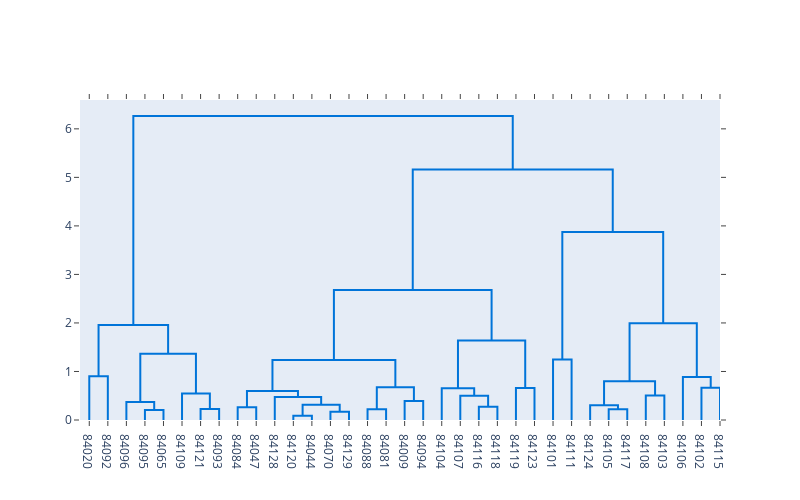

Notebook code for this chart:
### Code cell
# Create the dendrogram
fig = ff.create_dendrogram(X_PCA, color_threshold=0, labels=summary['zipcode'].values)
fig.update_layout(width=800, height=500)
fig.write_image("charts/dendogram.png")
fig.show()

### Figure 1 — Plotly figure (JSON) as saved in the notebook; plotly's stock layout.template omitted (floating-point values rounded to 4 significant figures)
{"data": [{"hoverinfo": "text", "marker": {"color": "rgb(0,116,217)"}, "mode": "lines", "type": "scatter", "x": [5, 5, 15, 15], "xaxis": "x", "y": [0, 0.9025, 0.9025, 0], "yaxis": "y"}, {"hoverinfo": "text", "marker": {"color": "rgb(0,116,217)"}, "mode": "lines", "type": "scatter", "x": [35, 35, 45, 45], "xaxis": "x", "y": [0, 0.2058, 0.2058, 0], "yaxis": "y"}, {"hoverinfo": "text", "marker": {"color": "rgb(0,116,217)"}, "mode": "lines", "type": "scatter", "x": [25, 25, 40, 40], "xaxis": "x", "y": [0, 0.3725, 0.3725, 0.2058], "yaxis": "y"}, {"hoverinfo": "text", "marker": {"color": "rgb(0,116,217)"}, "mode": "lines", "type": "scatter", "x": [65, 65, 75, 75], "xaxis": "x", "y": [0, 0.229, 0.229, 0], "yaxis": "y"}, {"hoverinfo": "text", "marker": {"color": "rgb(0,116,217)"}, "mode": "lines", "type": "scatter", "x": [55, 55, 70, 70], "xaxis": "x", "y": [0, 0.5472, 0.5472, 0.229], "yaxis": "y"}, {"hoverinfo": "text", "marker": {"color": "rgb(0,116,217)"}, "mode": "lines", "type": "scatter", "x": [32.5, 32.5, 62.5, 62.5], "xaxis": "x", "y": [0.3725, 1.367, 1.367, 0.5472], "yaxis": "y"}, {"hoverinfo": "text", "marker": {"color": "rgb(0,116,217)"}, "mode": "lines", "type": "scatter", "x": [10, 10, 47.5, 47.5], "xaxis": "x", "y": [0.9025, 1.96, 1.96, 1.367], "yaxis": "y"}, {"hoverinfo": "text", "marker": {"color": "rgb(0,116,217)"}, "mode": "lines", "type": "scatter", "x": [85, 85, 95, 95], "xaxis": "x", "y": [0, 0.2641, 0.2641, 0], "yaxis": "y"}, {"hoverinfo": "text", "marker": {"color": "rgb(0,116,217)"}, "mode": "lines", "type": "scatter", "x": [115, 115, 125, 125], "xaxis": "x", "y": [0, 0.08821, 0.08821, 0], "yaxis": "y"}, {"hoverinfo": "text", "marker": {"color": "rgb(0,116,217)"}, "mode": "lines", "type": "scatter", "x": [135, 135, 145, 145], "xaxis": "x", "y": [0, 0.1689, 0.1689, 0], "yaxis": "y"}, {"hoverinfo": "text", "marker": {"color": "rgb(0,116,217)"}, "mode": "lines", "type": "scatter", "x": [120, 120, 140, 140], "xaxis": "x", "y": [0.08821, 0.3152, 0.3152, 0.1689], "yaxis": "y"}, {"hoverinfo": "text", "marker": {"color": "rgb(0,116,217)"}, "mode": "lines", "type": "scatter", "x": [105, 105, 130, 130], "xaxis": "x", "y": [0, 0.4739, 0.4739, 0.3152], "yaxis": "y"}, {"hoverinfo": "text", "marker": {"color": "rgb(0,116,217)"}, "mode": "lines", "type": "scatter", "x": [90, 90, 117.5, 117.5], "xaxis": "x", "y": [0.2641, 0.5985, 0.5985, 0.4739], "yaxis": "y"}, {"hoverinfo": "text", "marker": {"color": "rgb(0,116,217)"}, "mode": "lines", "type": "scatter", "x": [155, 155, 165, 165], "xaxis": "x", "y": [0, 0.2241, 0.2241, 0], "yaxis": "y"}, {"hoverinfo": "text", "marker": {"color": "rgb(0,116,217)"}, "mode": "lines", "type": "scatter", "x": [175, 175, 185, 185], "xaxis": "x", "y": [0, 0.3902, 0.3902, 0], "yaxis": "y"}, {"hoverinfo": "text", "marker": {"color": "rgb(0,116,217)"}, "mode": "lines", "type": "scatter", "x": [160, 160, 180, 180], "xaxis": "x", "y": [0.2241, 0.6767, 0.6767, 0.3902], "yaxis": "y"}, {"hoverinfo": "text", "marker": {"color": "rgb(0,116,217)"}, "mode": "lines", "type": "scatter", "x": [103.8, 103.8, 170, 170], "xaxis": "x", "y": [0.5985, 1.236, 1.236, 0.6767], "yaxis": "y"}, {"hoverinfo": "text", "marker": {"color": "rgb(0,116,217)"}, "mode": "lines", "type": "scatter", "x": [215, 215, 225, 225], "xaxis": "x", "y": [0, 0.2714, 0.2714, 0], "yaxis": "y"}, {"hoverinfo": "text", "marker": {"color": "rgb(0,116,217)"}, "mode": "lines", "type": "scatter", "x": [205, 205, 220, 220], "xaxis": "x", "y": [0, 0.4991, 0.4991, 0.2714], "yaxis": "y"}, {"hoverinfo": "text", "marker": {"color": "rgb(0,116,217)"}, "mode": "lines", "type": "scatter", "x": [195, 195, 212.5, 212.5], "xaxis": "x", "y": [0, 0.6521, 0.6521, 0.4991], "yaxis": "y"}, {"hoverinfo": "text", "marker": {"color": "rgb(0,116,217)"}, "mode": "lines", "type": "scatter", "x": [235, 235, 245, 245], "xaxis": "x", "y": [0, 0.66, 0.66, 0], "yaxis": "y"}, {"hoverinfo": "text", "marker": {"color": "rgb(0,116,217)"}, "mode": "lines", "type": "scatter", "x": [203.8, 203.8, 240, 240], "xaxis": "x", "y": [0.6521, 1.637, 1.637, 0.66], "yaxis": "y"}, {"hoverinfo": "text", "marker": {"color": "rgb(0,116,217)"}, "mode": "lines", "type": "scatter", "x": [136.9, 136.9, 221.9, 221.9], "xaxis": "x", "y": [1.236, 2.677, 2.677, 1.637], "yaxis": "y"}, {"hoverinfo": "text", "marker": {"color": "rgb(0,116,217)"}, "mode": "lines", "type": "scatter", "x": [255, 255, 265, 265], "xaxis": "x", "y": [0, 1.247, 1.247, 0], "yaxis": "y"}, {"hoverinfo": "text", "marker": {"color": "rgb(0,116,217)"}, "mode": "lines", "type": "scatter", "x": [285, 285, 295, 295], "xaxis": "x", "y": [0, 0.2208, 0.2208, 0], "yaxis": "y"}, {"hoverinfo": "text", "marker": {"color": "rgb(0,116,217)"}, "mode": "lines", "type": "scatter", "x": [275, 275, 290, 290], "xaxis": "x", "y": [0, 0.3023, 0.3023, 0.2208], "yaxis": "y"}, {"hoverinfo": "text", "marker": {"color": "rgb(0,116,217)"}, "mode": "lines", "type": "scatter", "x": [305, 305, 315, 315], "xaxis": "x", "y": [0, 0.5054, 0.5054, 0], "yaxis": "y"}, {"hoverinfo": "text", "marker": {"color": "rgb(0,116,217)"}, "mode": "lines", "type": "scatter", "x": [282.5, 282.5, 310, 310], "xaxis": "x", "y": [0.3023, 0.7978, 0.7978, 0.5054], "yaxis": "y"}, {"hoverinfo": "text", "marker": {"color": "rgb(0,116,217)"}, "mode": "lines", "type": "scatter", "x": [335, 335, 345, 345], "xaxis": "x", "y": [0, 0.6637, 0.6637, 0], "yaxis": "y"}, {"hoverinfo": "text", "marker": {"color": "rgb(0,116,217)"}, "mode": "lines", "type": "scatter", "x": [325, 325, 340, 340], "xaxis": "x", "y": [0, 0.8887, 0.8887, 0.6637], "yaxis": "y"}, {"hoverinfo": "text", "marker": {"color": "rgb(0,116,217)"}, "mode": "lines", "type": "scatter", "x": [296.2, 296.2, 332.5, 332.5], "xaxis": "x", "y": [0.7978, 1.991, 1.991, 0.8887], "yaxis": "y"}, {"hoverinfo": "text", "marker": {"color": "rgb(0,116,217)"}, "mode": "lines", "type": "scatter", "x": [260, 260, 314.4, 314.4], "xaxis": "x", "y": [1.247, 3.873, 3.873, 1.991], "yaxis": "y"}, {"hoverinfo": "text", "marker": {"color": "rgb(0,116,217)"}, "mode": "lines", "type": "scatter", "x": [179.4, 179.4, 287.2, 287.2], "xaxis": "x", "y": [2.677, 5.162, 5.162, 3.873], "yaxis": "y"}, {"hoverinfo": "text", "marker": {"color": "rgb(0,116,217)"}, "mode": "lines", "type": "scatter", "x": [28.75, 28.75, 233.3, 233.3], "xaxis": "x", "y": [1.96, 6.265, 6.265, 5.162], "yaxis": "y"}], "layout": {"autosize": false, "height": 500, "hovermode": "closest", "showlegend": false, "width": 800, "xaxis": {"autorange": true, "mirror": "allticks", "range": [0, 345], "rangemode": "tozero", "showgrid": false, "showline": true, "showticklabels": true, "tickmode": "array", "ticks": "outside", "ticktext": ["84020", "84092", "84096", "84095", "84065", "84109", "84121", "84093", "84084", "84047", "84128", "84120", "84044", "84070", "84129", "84088", "84081", "84009", "84094", "84104", "84107", "84116", "84118", "84119", "84123", "84101", "84111", "84124", "84105", "84117", "84108", "84103", "84106", "84102", "84115"], "tickvals": [5, 15, 25, 35, 45, 55, 65, 75, 85, 95, 105, 115, 125, 135, 145, 155, 165, 175, 185, 195, 205, 215, 225, 235, 245, 255, 265, 275, 285, 295, 305, 315, 325, 335, 345], "type": "linear", "zeroline": false}, "yaxis": {"autorange": true, "mirror": "allticks", "range": [0, 6.595], "rangemode": "tozero", "showgrid": false, "showline": true, "showticklabels": true, "ticks": "outside", "type": "linear", "zeroline": false}}}
